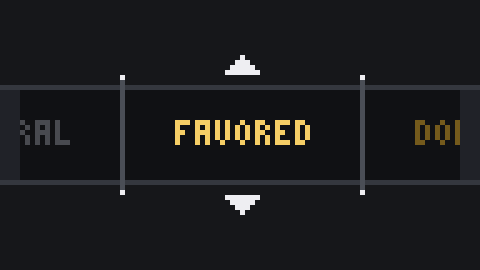
#> input picture assets/gifs/roulette_favored.gif, 480 x 270 px; its folder holds 5 pictures in this run
$ python strip_sheets.py
#> lines starting #> are read from the running program, lines starting #| are printed output that depends on the picture
"""Folhas de contato da fita: percurso e os cinco travados.

Gera duas imagens estaticas para conferir o resultado sem esperar o loop:
uma com o percurso frame a frame, outra com as cinco variantes paradas.

Uso:  .venv\\Scripts\\python.exe scripts\\strip_sheets.py
"""

from __future__ import annotations

import sys
from pathlib import Path

from PIL import Image, ImageDraw

sys.path.insert(0, str(Path(__file__).resolve().parent))
from make_strip import CH, CW, TIERS  # noqa: E402

ROOT = Path(__file__).resolve().parent.parent
GIFS = ROOT / "assets" / "gifs"
OUT = ROOT / "scripts" / "sheet"
OUT.mkdir(parents=True, exist_ok=True)


def frames_of(name: str) -> list[Image.Image]:
#> called with name = 'roulette_favored.gif'
    out = []
    with Image.open(GIFS / name) as im:
#> im is the input picture: PIL image 480x270 P; mean R, G, B 27.2, 27.7, 29.3
        for i in range(im.n_frames):
            im.seek(i)
            out.append(im.convert("RGB").copy())
#> after the loop, out = 13 items
    return out


def sheet(frames: list[Image.Image], scale: int, rows: int, bg=(49, 51, 56)) -> Image.Image:
#> called with scale = 3, rows = 3, bg = (49, 51, 56)
    w, h = frames[0].size
#> w = 480; h = 270
    tw, th = w * scale, h * scale
#> tw = 1440; th = 810
    pad, lab = 4, 12
    cols = (len(frames) + rows - 1) // rows
#> cols = 5
    out = Image.new("RGB", (cols * (tw + pad) + pad, rows * (th + pad + lab) + pad), bg)
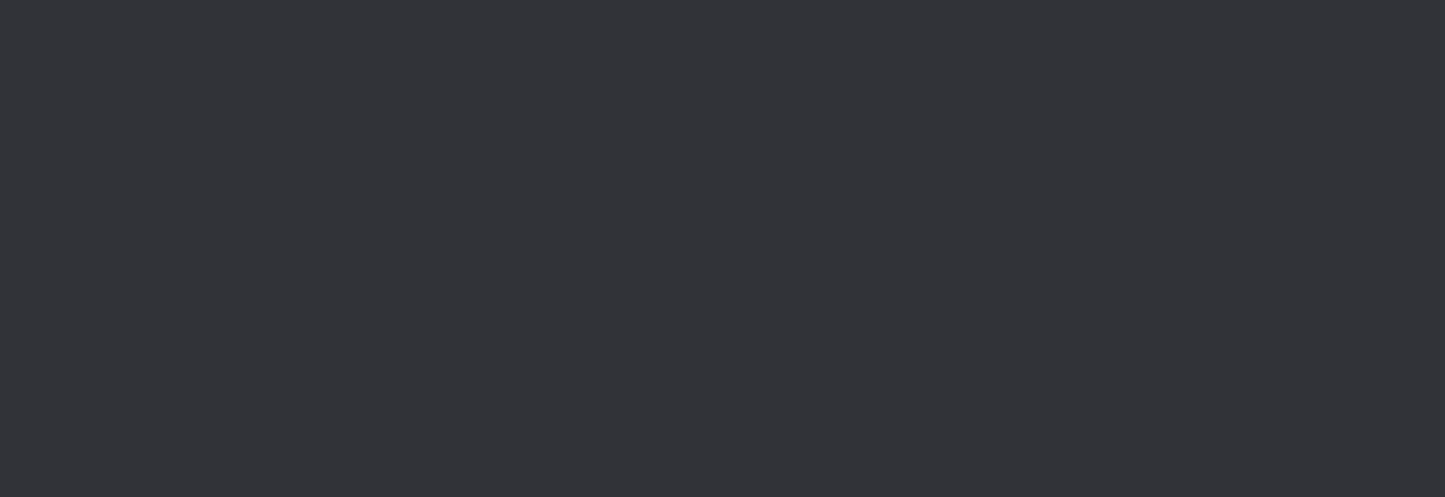
#> out: PIL image 7224x2482 RGB (shown at 1/5 size); mean R, G, B 49, 51, 56
    d = ImageDraw.Draw(out)
    for i, im in enumerate(frames):
        r, c = divmod(i, cols)
        x = pad + c * (tw + pad)
        y = pad + r * (th + pad + lab)
        out.paste(im.resize((tw, th), Image.NEAREST), (x, y + lab))
        d.text((x + 1, y), f"f{i}", fill=(210, 210, 215))
#> this loop made 13 passes
#> (r, c, x, y) on passes 1 to 12: (0, 0, 4, 4), (0, 1, 1448, 4), (0, 2, 2892, 4), (0, 3, 4336, 4), (0, 4, 5780, 4), (1, 0, 4, 830), (1, 1, 1448, 830), (1, 2, 2892, 830), (1, 3, 4336, 830), (1, 4, 5780, 830), (2, 0, 4, 1656), (2, 1, 1448, 1656)
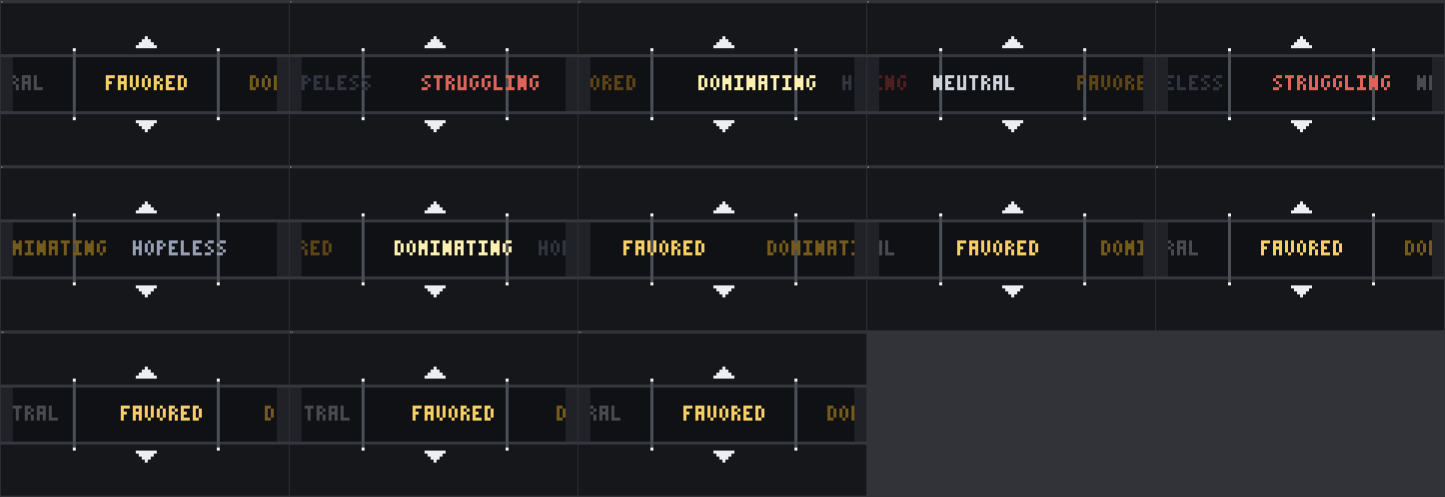
#> out: PIL image 7224x2482 RGB (shown at 1/5 size); mean R, G, B 30.8, 31.4, 33.8
    return out


def main() -> None:
    path = sheet(frames_of("roulette_favored.gif"), scale=3, rows=3)
    path.save(OUT / "strip_path.png")

    stops = [frames_of(f"roulette_{label.lower()}.gif")[-1] for label, _, _ in TIERS]
    five = sheet(stops, scale=3, rows=1)
    d = ImageDraw.Draw(five)
    for i, (label, _, _) in enumerate(TIERS):
        w = CW * 3
        d.text((4 + i * (w + 4) + 1, 2), label, fill=(210, 210, 215))
    five.save(OUT / "strip_five.png")

    print(OUT / "strip_path.png")
    print(OUT / "strip_five.png")


if __name__ == "__main__":
#> (the run stopped early here; a loop or call above may not have finished)
